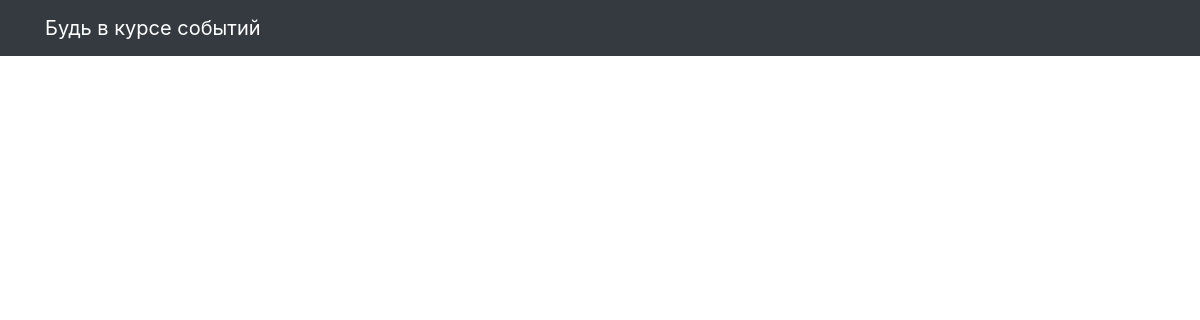
Before: / with the older database file.
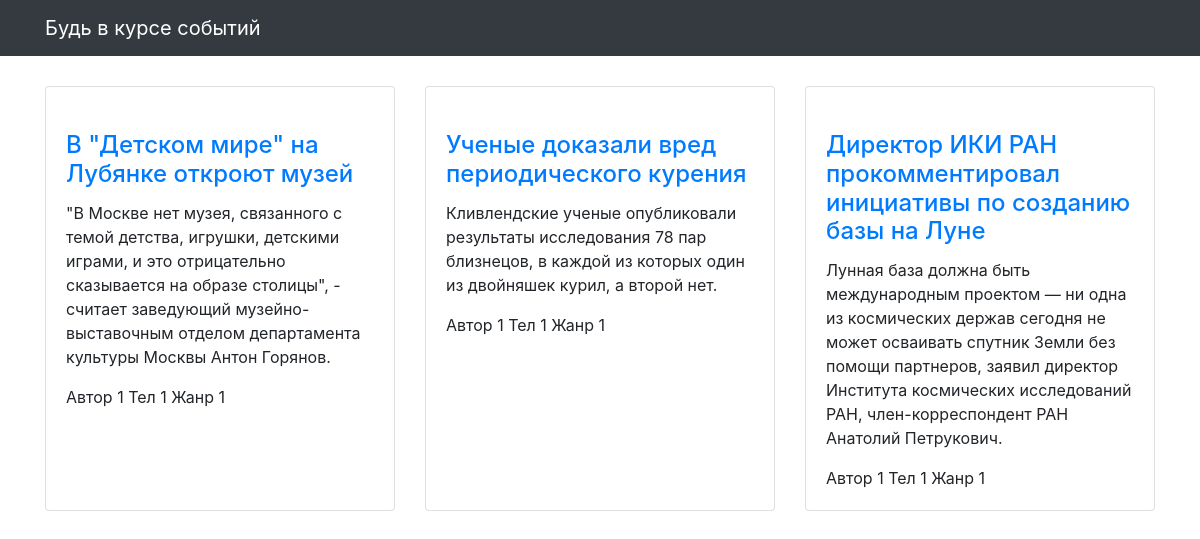
After: the same page with the newer database file.
### articles/models.py (models this page shows, shortened)
class Article(models.Model):
    author = models.ForeignKey(Author, on_delete=models.CASCADE)
    genre = models.ForeignKey(Genre, on_delete=models.CASCADE)
    title = models.CharField(max_length=256, verbose_name='Название')
    text = models.TextField(verbose_name='Текст')
    published_at = models.DateTimeField(verbose_name='Дата публикации')
    image = models.ImageField(null=True, blank=True, verbose_name='Изображение',)
    class Meta:
        verbose_name = 'Статья'
        verbose_name_plural = 'Статьи'

class Author(models.Model):
    name = models.CharField(max_length=256, verbose_name='Имя')
    phone = models.CharField(max_length=256, verbose_name='Телефон')
    class Meta:
        verbose_name = 'Автор'
        verbose_name_plural = 'Авторы'
    def __str__(self):
        return self.name

class Genre(models.Model):
    name = models.CharField(max_length=256, verbose_name='Название')
    class Meta:
        verbose_name = 'Жанр'
        verbose_name_plural = 'Жанры'
    def __str__(self):
        return self.name

### articles/views.py (the view)
# urls.py: path('', articles_list, name='articles'),
def articles_list(request):
    template_name = 'articles/news.html'
    context = {
        'object_list': Article.objects.all()
    }
    ordering = '-published_at'
    return render(request, template_name, context)

### templates/articles/news.html (shortened to what this page needs)
{% extends "articles/base.html" %}
{% load static %}
{% block content %}
<div class="row">
  {% for article in object_list %}
  <div class="col-lg-4 col-sm-6 portfolio-item">
    <div class="card h-100">
      <a href="#"><img class="card-img-top" src="{% get_media_prefix %}{{ article.image }}" alt=""></a>
      <div class="card-body">
        <h4 class="card-title">
          <a href="#">{{ article.title }}</a>
        </h4>
        <p class="card-text">{{ article.text }}</p>
        <span>{{ article.author }}</span>
          <span>{{ article.author.phone }}</span>
          <span>{{ article.genre }}</span>
      </div>
    </div>
  </div>
  {% endfor %}
</div>
{% endblock %}

### templates/articles/base.html (shortened to what this page needs)
<!DOCTYPE html>
{% load static %}
<html>
  <head>
    <link href="{% static  "css/bootstrap.min.css"  %}" rel="stylesheet">
    <link href="{% static  "css/3-col-portfolio.css" %}" rel="stylesheet">
  </head>
  <body>
    <nav class="navbar navbar-expand-lg navbar-dark bg-dark fixed-top">
      <div class="container">
        <a class="navbar-brand" href="#">Будь в курсе событий</a>
      </div>
    </nav>
    <div class="container">{% block content %}{% endblock %}</div>
  </body>
</html>

### static/css/3-col-portfolio.css (style rules this page uses)
body { padding-top: 84px; padding-bottom: 84px; }
@media (min-width: 992px) { body { padding-top: 86px; padding-bottom: 86px; } }

Changed rows visible on the page:
added Article: title "В \"Детском мире\" на Лубянке откроют музей", text "\"В Москве нет музея, связанного с темой детства, игрушки, детскими играми, и это отрицательно сказывается на образе столицы\", - считает заведующий музейно-выставочным отделом департамента культуры Москвы Антон Горянов.", author "Автор 1", author.phone "Тел 1", genre "Жанр 1"
added Article: title "Ученые доказали вред периодического курения", text "Кливлендские ученые опубликовали результаты исследования 78 пар близнецов, в каждой из которых один из двойняшек курил, а второй нет.", author "Автор 1", author.phone "Тел 1", genre "Жанр 1"
added Article: title "Директор ИКИ РАН прокомментировал инициативы по созданию базы на Луне", text "Лунная база должна быть международным проектом — ни одна из космических держав сегодня не может осваивать спутник Земли без помощи партнеров, заявил директор Института космических исследований РАН, член-корреспондент РАН Анатолий Петрукович.", author "Автор 1", author.phone "Тел 1", genre "Жанр 1"
